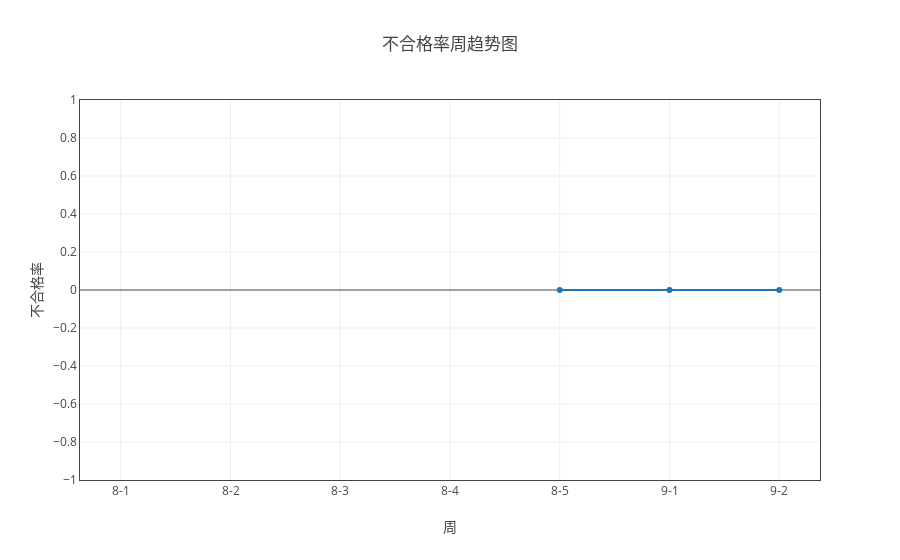
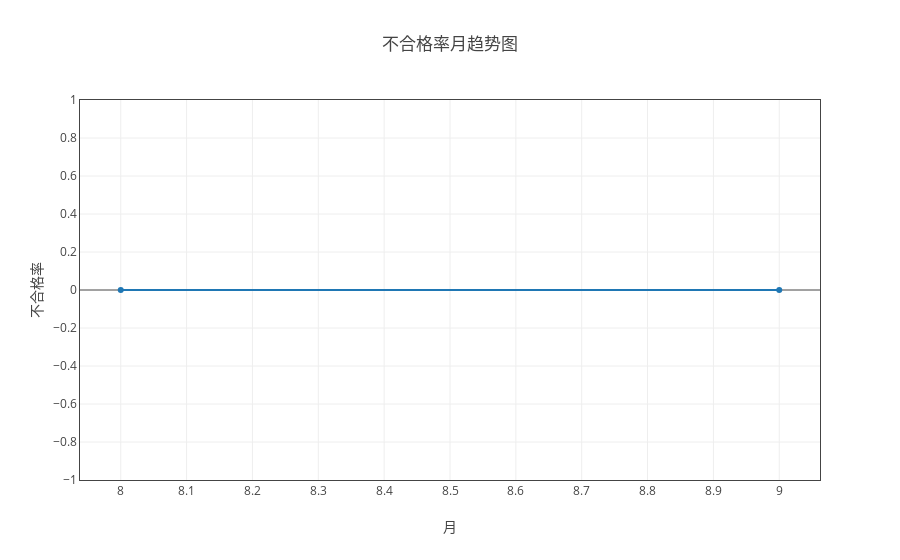

Here is the notebook cell these charts were saved with, in order:
### Markdown cell above
### 不合格率

### Code cell
data_dict = {'不合格率':['不通过芯片数', '芯片总数']}
myModule.plot( all_dict, data_dict, '人员' ,  'line' , all='all')

### Figure 1 — Plotly figure (JSON) as saved in the notebook; plotly's stock layout.template omitted (floating-point values rounded to 4 significant figures)
{"data": [{"name": "不合格率", "type": "scatter", "uid": "1a91a0a4-c22b-11e8-8e00-a81e84e6c740", "x": ["8-1", "8-2", "8-3", "8-4", "8-5", "9-1", "9-2"], "y": [null, null, null, null, 0, 0, 0]}], "layout": {"title": "不合格率周趋势图", "xaxis": {"mirror": "all", "nticks": 20, "showgrid": true, "showline": true, "title": "周", "zeroline": true}, "yaxis": {"mirror": "all", "nticks": 20, "showgrid": true, "showline": true, "title": "不合格率", "zeroline": true}}}

### Figure 2 — Plotly figure (JSON) as saved in the notebook; plotly's stock layout.template omitted (floating-point values rounded to 4 significant figures)
{"data": [{"name": "不合格率", "type": "scatter", "uid": "1a9da660-c22b-11e8-8e00-a81e84e6c740", "x": ["8", "9"], "y": [0, 0]}], "layout": {"title": "不合格率月趋势图", "xaxis": {"mirror": "all", "nticks": 20, "showgrid": true, "showline": true, "title": "月", "zeroline": true}, "yaxis": {"mirror": "all", "nticks": 20, "showgrid": true, "showline": true, "title": "不合格率", "zeroline": true}}}
